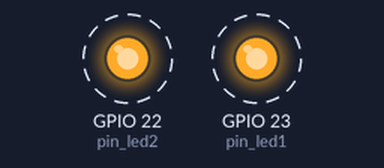
Bench run of a program on a simulated ESP32. On the bench: output pins drawn as LEDs (lit = HIGH). Dashed ring = blinking.

Above: at 0.15 s.
Timing chart, 0 to 3.0 s (numbered marks = the images above):
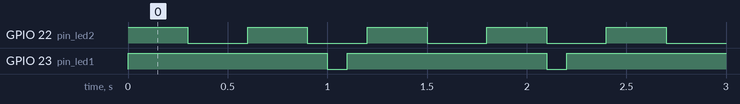

Measured:
- by itself, GPIO 22 (pin_led2): alternates HIGH for 0.30 s and LOW for 0.30 s
- by itself, GPIO 23 (pin_led1): alternates HIGH for 1.0 s and LOW for 0.10 s
- by itself, everything shown: repeats every 6.6 s, in 26 steps

The program:

main.cpp
```cpp
#include <Arduino.h>

int pin_led1 = 23;
int pin_led2 = 22;


void anotherTask( void * parameter )
{
/* loop forever */

for(;;)
{
digitalWrite (pin_led1, HIGH);
vTaskDelay(1000 / portTICK_PERIOD_MS);
digitalWrite (pin_led1, LOW);
vTaskDelay(100 / portTICK_PERIOD_MS);

}
/* delete a task when finish,
this will never happen because this is infinity loop */
}


void setup()
{
Serial.begin(115200);
pinMode (pin_led1, OUTPUT);
pinMode (pin_led2, OUTPUT);
/* we create a new task here */
xTaskCreate(
anotherTask, /* Task function. */
"another Task", /* name of task. */
10000, /* Stack size of task */
NULL, /* parameter of the task */
1, /* priority of the task */
NULL); /* Task handle to keep track of created task */
}

/* the forever loop() function is invoked by Arduino ESP32 loopTask */
void loop()
{
digitalWrite (pin_led2, HIGH);
vTaskDelay(300 / portTICK_PERIOD_MS);
digitalWrite (pin_led2, LOW);
vTaskDelay(300 / portTICK_PERIOD_MS);
}
```
